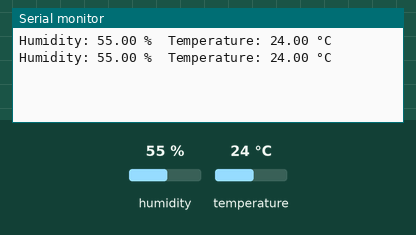
The sketch below on a simulated Arduino Uno, built with avr-gcc and run on an emulated ATmega328P. Shown: the last lines printed to the serial monitor. The inputs (shaded band) are chosen by the test bench; at power-on: humidity 55 %, temperature 24 °C.

Above: at 10.8 s.
10.9 s: humidity set to 22 %
At 15.9 s:
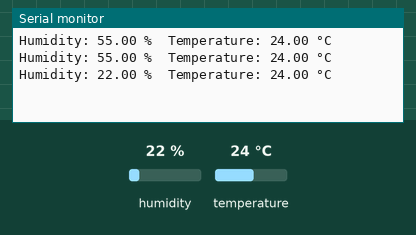
18.4 s: temperature set to 12 °C
At 21.1 s:
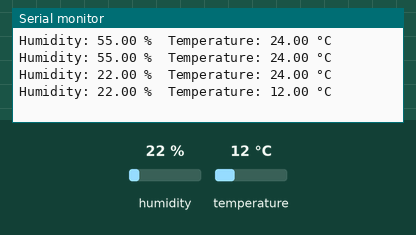
25.9 s: humidity set to 40 %
At 30.4 s:
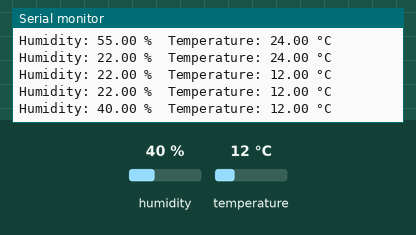
Timing chart, 0 to 31.9 s (numbered marks = the images above; inputs shaded):
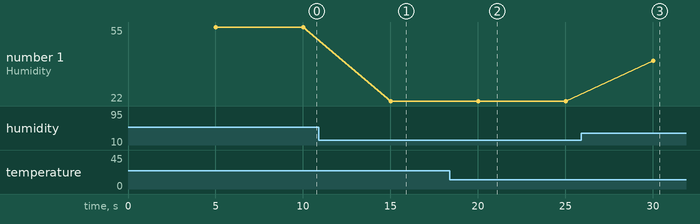

The sketch:

DHT22.ino
```cpp
#include "DHT.h"

#define DHTTYPE DHT22 // AM2302
#define DHTPIN 2 // subject to change

struct TemperatureHumidityDataPoll {
  float temp;
  float humi;
  bool isFailed;
 };

DHT dht(DHTPIN, DHTTYPE);

void setup() {

    Serial.begin(9600);
    dht.begin();
 }

struct TemperatureHumidityDataPoll pollTemperature(bool now) {
  // wait between polls
  if (!now) {
    delay(5000);
  }
  // data reads take around 250ms
  // sensor data might be off by 2 seconds (slow cheap sensors)
  float h = dht.readHumidity();
  // T in Celsius
  float t = dht.readTemperature();
  // declares the data structure to be returned
  struct TemperatureHumidityDataPoll pollData;
  pollData.isFailed = (isnan(h) || isnan(t));
  if (!pollData.isFailed) {
    pollData.temp = t;
    pollData.humi = h;
  }
  return (pollData);
}

void relayPollingErrors() {
  // write to serial
  Serial.println("Failed to poll DHT sensor!");
  // warn external system of failure
  // blink LED?
}
 void loop() {
  struct TemperatureHumidityDataPoll dataPolled = pollTemperature(false);
  if (dataPolled.isFailed) {
    // immediate retry once
    dataPolled = pollTemperature(true);
    if (dataPolled.isFailed) {
      // things went South, call Houston
      relayPollingErrors();
    }
  }
  if (!dataPolled.isFailed) {
    Serial.print("Humidity: ");
    Serial.print(dataPolled.humi);
    Serial.print(" %\t");
    Serial.print("Temperature: ");
    Serial.print(dataPolled.temp);
    Serial.println(" °C ");
  }
 }
```

Measured:
- after the input at 10.9 s, the serial monitor: prints a new line after 4.1 s (image 1)
- after the input at 18.4 s, the serial monitor: prints a new line after 1.6 s (image 2)
- after the input at 25.9 s, the serial monitor: prints a new line after 4.1 s (image 3)
- plotted number 1: 55 → 22 after the input at 10.9 s, 22 → 40 after the input at 25.9 s
